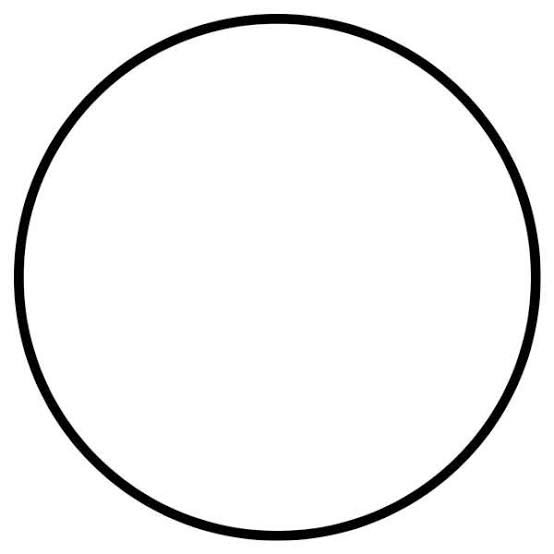
#> input picture datasets/test_images/circle.jpg, 554 x 554 px; its folder holds only this picture in this run
$ python sanity_expert_v8.py --image ../datasets/test_images/circle.jpg
#> lines starting #> are read from the running program, lines starting #| are printed output that depends on the picture; after the words box and inside, x2 and y2 are one past the last pixel; in counts of white or black regions, pixels touching at a corner belong together
### our_model_code/environment.py
from __future__ import annotations

import cv2
import numpy as np
from typing import Optional, Tuple
from pathlib import Path


class BeadEnvironment:

    ARENA     = 10.0
    BEAD_R    = 0.15
    BOUNDARY  = ARENA - BEAD_R
    MAX_STEPS = 3500

    # Physics
    ACCEL     = 10.0
    MAX_SPEED = 7.0
    FRICTION  = 7.0
    BOUNCE    = 0.15
    DT        = 0.016

    # Coverage
    COV_RADIUS = 0.18
    STRICT_RADIUS = 0.10
    ACCEL_RADIUS = 4.3

    # Reward weights
    R_APPROACH    =  0.10
    R_WAYPOINT    =  0.40
    R_PRECISION   =  0.25   # Gaussian centering reward exp(-(e_lat/0.08)^2)
    R_TANGENT     =  0.15   # Forward velocity alignment with path tangent
    R_TRACK_ERR   = -0.05
    R_OFF_CURVE   = -0.10
    R_BACKTRACK   = -0.05
    R_BOUNDARY    = -0.50
    R_SMOOTH      = -0.005
    R_STEP        = -0.001
    R_COMPLETION  = 50.0
    R_PARTIAL80   = 15.0
    R_INCOMPLETE  = -5.0

    def __init__(self, image_path: Optional[str | list | tuple] = None, seed: int = 42):
        np.random.seed(seed)
        self.seed = seed

        self.pos_x = self.pos_y = 0.0
        self.vel_x = self.vel_y = 0.0
        self.step_count = 0

        self.path_points: np.ndarray = np.empty((0, 2), dtype=float)
        self.path_breaks: set[int]   = set()
        self.covered_points: set[int] = set()

        self.waypoint_idx = 0
        self.prev_dist    = 0.0
        self.prev_action  = np.zeros(2, np.float32)
        self.hit_boundary = False
        self.last_reward_components = self._empty_reward_components()
        self.strict_covered_points: set[int] = set()
        self.no_progress_steps = 0

        self.image_paths = []
        if image_path:
            self._init_image_paths(image_path)
            if self.image_paths:
                self.load_contours(str(np.random.choice(self.image_paths)))
            else:
                self._create_default_path()
        else:
            self._create_default_path()

    def _resolve_candidate(self, p: str | Path) -> Optional[Path]:
        p = Path(p)
        if p.exists():
            return p
        root = Path(__file__).resolve().parent.parent
        candidates = [
            root / p,
            root / "datasets" / "test_images" / p.name,
            root / "datasets" / "research_paper_tracks" / p.name,
            Path("datasets/test_images") / p.name,
        ]
        for c in candidates:
            if c.exists():
                return c
        return None

    def _init_image_paths(self, image_input: str | list | tuple | Path):
        self.image_paths = []
        if isinstance(image_input, (list, tuple)):
            for item in image_input:
                res = self._resolve_candidate(item)
                if res and res.is_file():
                    self.image_paths.append(res)
        elif str(image_input) in ("all_tracks", "tracks", "three_tracks"):
            for t in ["hockenheim_track.png", "montreal_track.png", "yasmarina_track.png"]:
                res = self._resolve_candidate(t)
                if res and res.is_file():
                    self.image_paths.append(res)
        else:
            res = self._resolve_candidate(image_input)
            if res:
                if res.is_dir():
                    for ext in ('*.jpg', '*.jpeg', '*.png', '*.JPG', '*.PNG'):
                        self.image_paths.extend(list(res.glob(ext)))
                elif res.is_file():
                    self.image_paths = [res]

    # [4 lines left out: function _create_default_path, not called in this run]

    def load_contours(self, image_path: str):
        p = Path(image_path)

        # Resolve directory input by selecting a random image file from within it
        if p.is_dir():
            valid_images = []
            for ext in ('*.jpg', '*.jpeg', '*.png', '*.JPG', '*.PNG'):
                valid_images.extend(list(p.glob(ext)))
            if not valid_images:
                print(f"Warning: No valid images found in {image_path}")
                self._create_default_path()
                return
            image_path = str(np.random.choice(valid_images))

        img = cv2.imread(image_path)
        if img is None:
            print(f"Warning: cannot load {image_path}")
            self._create_default_path()
            return

        img  = self._resize_img(img)
        h, w = img.shape[:2]
        fg   = self._foreground_mask(img)
        ratio= cv2.countNonZero(fg) / max(1, fg.size)

        paths = self._extract_stroke_paths(fg) if ratio <= 0.20 else []
        if not paths:
            paths = self._extract_contour_paths(fg)
        if not paths:
            self._create_default_path(); return

        infos = [(self._path_length(self._to_arena(p,w,h)), self._to_arena(p,w,h))
                 for p in paths]
        infos = [(l,p) for l,p in infos if l >= 0.1]
        if not infos:
            self._create_default_path(); return

        infos.sort(key=lambda x: x[0], reverse=True)
        total_len = sum(l for l,_ in infos)
        resampled, self.path_breaks = [], set()
        for ln, pts in infos:
            n  = max(20, int(350*ln/total_len))
            rp = self._resample(pts, n)
            if resampled:
                self.path_breaks.add(sum(len(p) for p in resampled))
            resampled.append(rp)

        self.path_points = np.vstack(resampled).astype(float)

    @staticmethod
    def _resize_img(img, max_dim=1200):
        h,w=img.shape[:2]; m=max(h,w)
        if m<=max_dim: return img
        s=max_dim/m
        return cv2.resize(img,(max(1,round(w*s)),max(1,round(h*s))),interpolation=cv2.INTER_AREA)

    @staticmethod
    def _foreground_mask(img):
        gray=cv2.cvtColor(img,cv2.COLOR_BGR2GRAY)
        blurred=cv2.GaussianBlur(gray,(5,5),0)
        border=np.concatenate([blurred[0,:],blurred[-1,:],blurred[:,0],blurred[:,-1]])
        mode=cv2.THRESH_BINARY_INV if np.median(border)>=127 else cv2.THRESH_BINARY
        _,fg=cv2.threshold(blurred,0,255,mode+cv2.THRESH_OTSU)
        return cv2.morphologyEx(fg,cv2.MORPH_CLOSE,np.ones((3,3),np.uint8))

    def _extract_stroke_paths(self, fg):
        skel=self._zhang_suen(fg)
        n,lbl,stats,_=cv2.connectedComponentsWithStats(skel,connectivity=8)
        paths=[]
        for cid in range(1,n):
            if stats[cid,cv2.CC_STAT_AREA]<10: continue
            mask=(lbl==cid).astype(np.uint8)
            op=self._order_skeleton(mask)
            if len(op)>=2: paths.append(op)
        return paths

    # [10 lines left out: function _extract_contour_paths, not called in this run]

    @staticmethod
    def _zhang_suen(fg,max_iter=200):
        img=(fg>0).astype(np.uint8); img[[0,-1],:]=0; img[:,[0,-1]]=0
        def T(a,b): return ((a==0)&(b==1)).astype(np.uint8)
        for _ in range(max_iter):
            changed=False
            for step in(0,1):
                p2=img[:-2,1:-1];p3=img[:-2,2:];p4=img[1:-1,2:];p5=img[2:,2:]
                p6=img[2:,1:-1];p7=img[2:,:-2];p8=img[1:-1,:-2];p9=img[:-2,:-2];p1=img[1:-1,1:-1]
                nc=p2+p3+p4+p5+p6+p7+p8+p9
                tc=T(p2,p3)+T(p3,p4)+T(p4,p5)+T(p5,p6)+T(p6,p7)+T(p7,p8)+T(p8,p9)+T(p9,p2)
                if step==0: rm=(p1==1)&(nc>=2)&(nc<=6)&(tc==1)&((p2*p4*p6)==0)&((p4*p6*p8)==0)
                else:       rm=(p1==1)&(nc>=2)&(nc<=6)&(tc==1)&((p2*p4*p8)==0)&((p2*p6*p8)==0)
                if np.any(rm): img[1:-1,1:-1][rm]=0; changed=True
            if not changed: break
        return img

    @staticmethod
    def _order_skeleton(mask):
        pixels=[tuple(map(int,p)) for p in np.argwhere(mask>0)]
        if len(pixels)<=1: return np.empty((0,2),float)
        pset=set(pixels)
        off=[(-1,-1),(-1,0),(-1,1),(0,-1),(0,1),(1,-1),(1,0),(1,1)]
        def nbrs(p): y,x=p; return [n for n in[(y+dy,x+dx) for dy,dx in off] if n in pset]
        degs={p:len(nbrs(p)) for p in pixels}
        eps=[p for p,d in degs.items() if d==1]
        start=min(eps or pixels,key=lambda p:(p[1],p[0]))
        path,vis,prev,cur=[start],{start},None,start
        for _ in range(len(pixels)+2):
            cands=[n for n in nbrs(cur) if n!=prev]
            unvis=[n for n in cands if n not in vis]
            if not unvis:
                if not eps and start in cands and len(path)>2: path.append(start)
                break
            def sc(n,prev=prev,cur=cur):
                if prev is None: return(n[1],n[0])
                dy0,dx0=cur[0]-prev[0],cur[1]-prev[1]; dy1,dx1=n[0]-cur[0],n[1]-cur[1]
                n0=max(1e-6,(dy0**2+dx0**2)**.5); n1=max(1e-6,(dy1**2+dx1**2)**.5)
                return(-(dy0*dy1+dx0*dx1)/(n0*n1),n1)
            nxt=min(unvis,key=sc); prev,cur=cur,nxt; path.append(cur); vis.add(cur)
        return np.array([[x,y] for y,x in path],float)

    def _to_arena(self,pts,w,h):
        s=(2*self.BOUNDARY)/max(1,w-1,h-1)
        out=np.empty_like(pts,float)
        out[:,0]=(pts[:,0]-(w-1)/2)*s; out[:,1]=((h-1)/2-pts[:,1])*s
        return out

    @staticmethod
    def _path_length(pts):
        if len(pts)<=1: return 0.0
        return float(np.sum(np.linalg.norm(np.diff(pts,axis=0),axis=1)))

    @staticmethod
    def _resample(pts, n):
        if len(pts)<=1: return pts
        d=np.sqrt(np.sum(np.diff(pts,axis=0)**2,axis=1))
        cum=np.concatenate([[0],np.cumsum(d)]); tot=cum[-1]
        if tot==0: return pts
        ts=np.linspace(0,tot,n)
        idx=np.clip(np.searchsorted(cum,ts)-1,0,len(pts)-2)
        seg=np.where(cum[idx+1]-cum[idx]>0,(ts-cum[idx])/(cum[idx+1]-cum[idx]+1e-12),0)
        return pts[idx]+seg[:,None]*(pts[idx+1]-pts[idx])

    # [246 lines left out: functions reset, step, _observe, _dist_to_waypoint, _local_path_info, _reward and 1 more, not called in this run]

    def get_coverage(self): return self.waypoint_idx / max(1, len(self.path_points) - 1)

    @staticmethod
    def _empty_reward_components():
        return {k:0.0 for k in
                ["approach","waypoint","precision","tangent","tracking_error",
                 "off_curve","backtrack","boundary","smooth","step_cost",
                 "completion","partial80","incomplete","total"]}

    # [20 lines left out: functions _get_episode_reward, _find_closest_path_point, calculate_trace_reward, not called in this run]

### our_model_code/bead_gym_env.py
"""Continuous Gymnasium wrapper for BeadEnvironment."""
from __future__ import annotations
import numpy as np
import gymnasium as gym
from gymnasium import spaces
from environment import BeadEnvironment

OBS_DIM = 16

class BeadTraceEnv(gym.Env):
    metadata = {"render_modes": []}

    def __init__(self, image_path: str | list | tuple | None = None, seed: int = 42):
        super().__init__()
        self._env = BeadEnvironment(image_path=image_path, seed=seed)
        self._image_path = image_path
        self._seed = seed
        self.observation_space = spaces.Box(-1.0, 1.0, shape=(OBS_DIM,), dtype=np.float32)
        self.action_space = spaces.Box(-1.0, 1.0, shape=(2,), dtype=np.float32)

    # [4 lines left out: function reset, not called in this run]

    def step(self, action):
        obs, reward, terminated, truncated, info = self._env.step(action)
        return np.clip(obs, -1.0, 1.0).astype(np.float32), float(reward), terminated, truncated, info

    def render(self): pass
    def close(self): pass

# [4 lines left out: function make_env, not called in this run]

### our_model_code/sanity_expert_v8.py
import sys
import argparse, numpy as np
from pathlib import Path

_this_dir = Path(__file__).resolve().parent
_root_dir = _this_dir.parent
if str(_this_dir) not in sys.path:
    sys.path.insert(0, str(_this_dir))

from bead_gym_env import BeadTraceEnv
from geometry_utils import points_to_polyline_distance

def resolve_path(p, subfolders=("results/models", "datasets/test_images")):
#> called with p = '../datasets/test_images/circle.jpg', subfolders = ('results/models', 'datasets/test_images')
    if not p:
        return p
    for candidate in [p, str(_root_dir / p), *[str(_root_dir / folder / Path(p).name) for folder in subfolders], *[f"{folder}/{Path(p).name}" for folder in subfolders]]:
        if Path(candidate).exists():
            return str(candidate)
    return p

p=argparse.ArgumentParser();p.add_argument("--image",default="path1.jpeg");p.add_argument("--episodes",type=int,default=5);a=p.parse_args()
a.image = resolve_path(a.image)
vals=[]
for ep in range(a.episodes):
    env=BeadTraceEnv(a.image,100+ep);obs,_=env.reset();c=env._env
#> in load_contours, img is the input picture: shape (554, 554, 3); min 0, max 255, mean 241.8
#> in _foreground_mask, `border=np.concatenate([blurred[0,:],blurred[-1,:],blurred[:,0],blurred..`: border = 2216 values from 255 to 255
#> in _foreground_mask, `mode=cv2.THRESH_BINARY_INV if np.median(border)>=127 else cv2.THRESH_B..`: mode = 1
#> in _foreground_mask, `_,fg=cv2.threshold(blurred,0,255,mode+cv2.THRESH_OTSU)`:
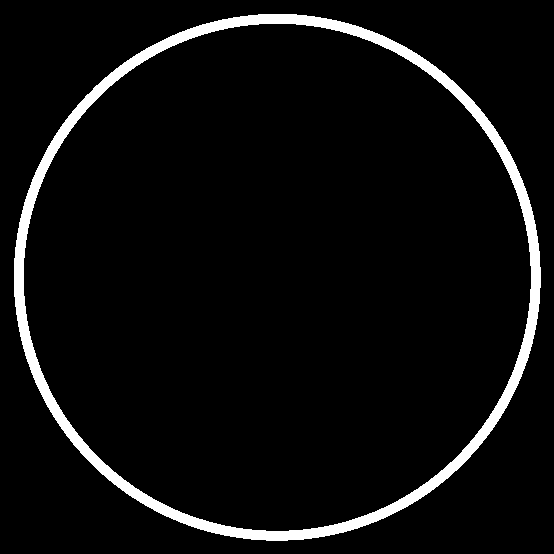
#> fg: shape (554, 554); 5.3% white; 1 white region, box (x1, y1, x2, y2) and area: (14, 14, 541, 541) 16350
#> in load_contours, `ratio= cv2.countNonZero(fg) / max(1, fg.size)`: ratio = 0.0533
#> after the loop in _zhang_suen, `for _ in range(max_iter):`:
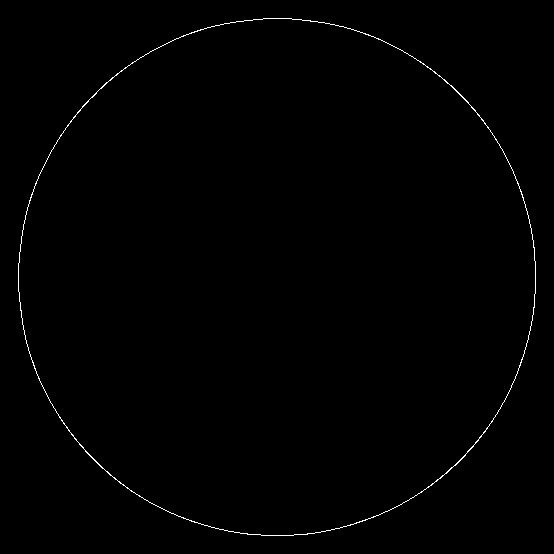
#> img: shape (554, 554); values 0 (black) and 1 (white), 0.54% white in thin lines or dots, all inside (x1, y1, x2, y2) = (18, 18, 536, 536)
#> after the loop in _zhang_suen, `for _ in range(max_iter):`:
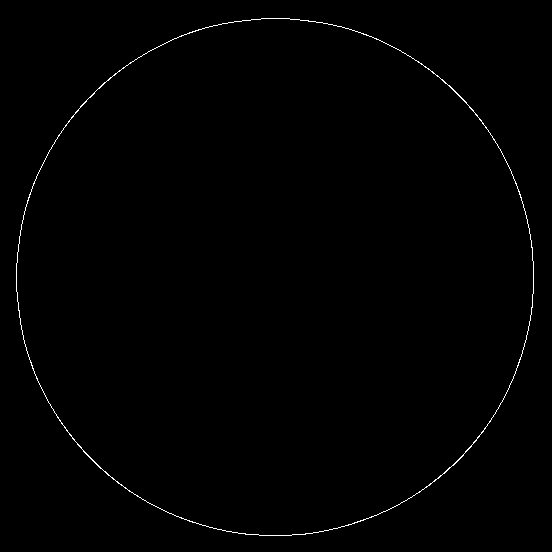
#> p3: shape (552, 552); values 0 (black) and 1 (white), 0.54% white in thin lines or dots, all inside (x1, y1, x2, y2) = (16, 18, 534, 536)
#> after the loop in _zhang_suen, `for _ in range(max_iter):`:
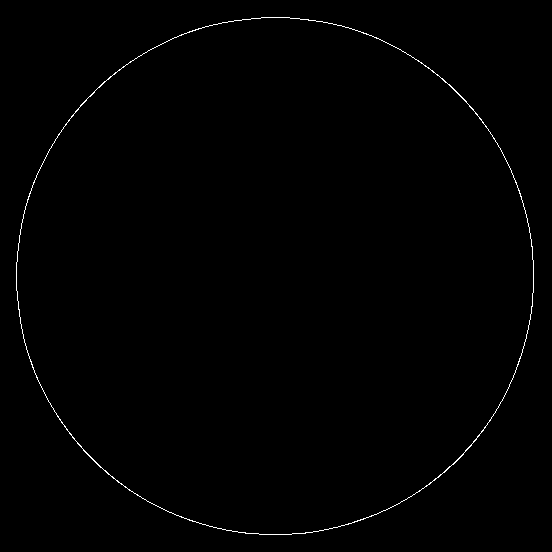
#> p4: shape (552, 552); values 0 (black) and 1 (white), 0.54% white in thin lines or dots, all inside (x1, y1, x2, y2) = (16, 17, 534, 535)
#> after the loop in _zhang_suen, `for _ in range(max_iter):`:
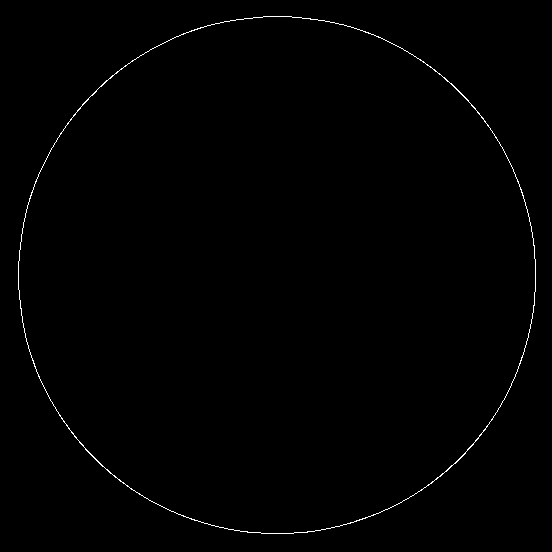
#> p7: shape (552, 552); values 0 (black) and 1 (white), 0.54% white in thin lines or dots, all inside (x1, y1, x2, y2) = (18, 16, 536, 534)
#> after the loop in _zhang_suen, `for _ in range(max_iter):`:
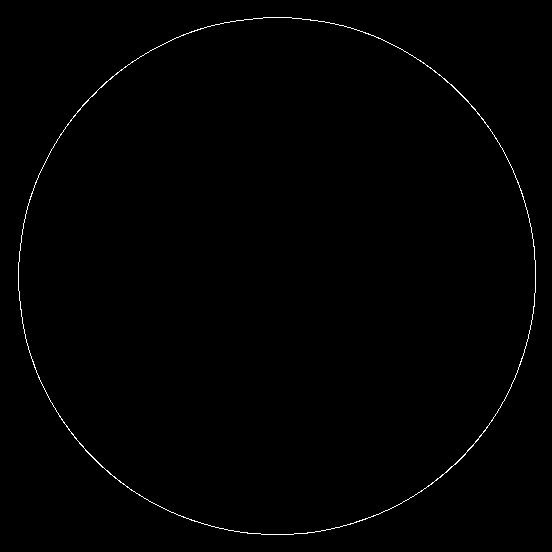
#> p8: shape (552, 552); values 0 (black) and 1 (white), 0.54% white in thin lines or dots, all inside (x1, y1, x2, y2) = (18, 17, 536, 535)
#> after the loop in _zhang_suen, `for _ in range(max_iter):`:
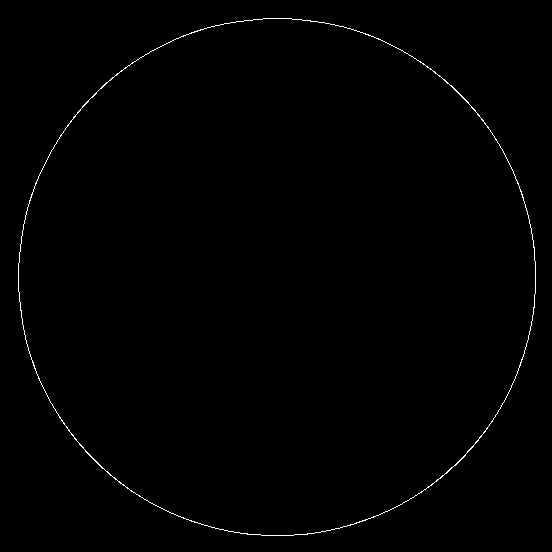
#> p9: shape (552, 552); values 0 (black) and 1 (white), 0.54% white in thin lines or dots, all inside (x1, y1, x2, y2) = (18, 18, 536, 536)
#> in _extract_stroke_paths, `n,lbl,stats,_=cv2.connectedComponentsWithStats(skel,connectivity=8)`: n = 2; stats = [[0, 0, 554, 554, 305260], [18, 18, 518, 518, 1656]]
#> the loop in _extract_stroke_paths, `for cid in range(1,n):` made 1 pass
#> the loop in load_contours, `for ln, pts in infos:` made 1 pass
#> ln on pass 1: 61
#> (the run stopped early here; a loop or call above may not have finished)

$ run again, on datasets/test_images/test_shape.jpg
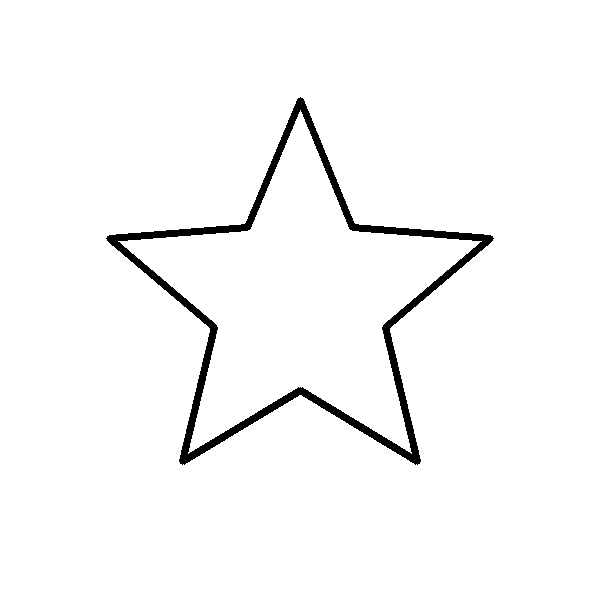
#> input picture datasets/test_images/test_shape.jpg, 600 x 600 px
#> in load_contours, img is the input picture: shape (600, 600, 3); min 0, max 255, mean 248.2
#> border = 2400 values from 255 to 255
#> mode = 1
#> in _foreground_mask, `_,fg=cv2.threshold(blurred,0,255,mode+cv2.THRESH_OTSU)`:
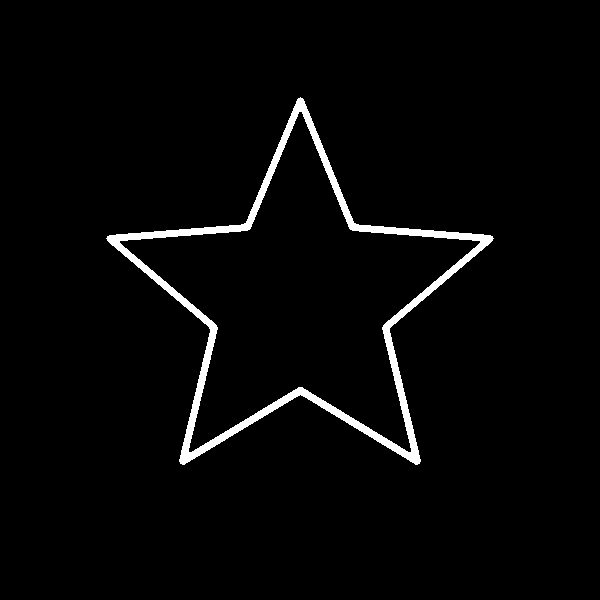
#> fg: shape (600, 600); 2.7% white; 1 white region, box (x1, y1, x2, y2) and area: (106, 97, 494, 465) 9568
#> ratio = 0.0266
#> after the loop in _zhang_suen, `for _ in range(max_iter):`:
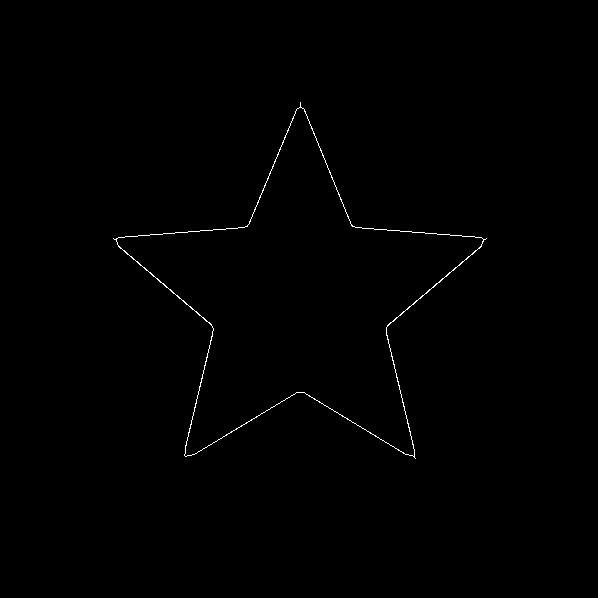
#> p9: shape (598, 598); values 0 (black) and 1 (white), 0.39% white in thin lines or dots, all inside (x1, y1, x2, y2) = (113, 102, 487, 459)
#> n = 2; stats = [[0, 0, 600, 600, 358612], [113, 102, 374, 357, 1388]]
#> the loop in _extract_stroke_paths, `for cid in range(1,n):` made 1 pass
#> the loop in load_contours, `for ln, pts in infos:` made 1 pass
#> ln on pass 1: 9.42

$ run again, on datasets/test_images/triangle.png
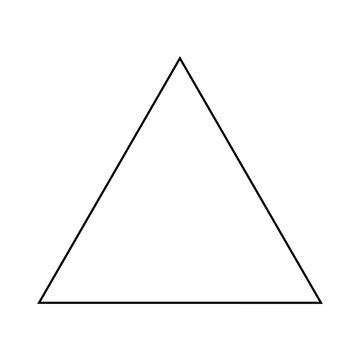
#> input picture datasets/test_images/triangle.png, 360 x 360 px
#> in load_contours, img is the input picture: shape (360, 360, 3); min 0, max 255, mean 251.3
#> border = 1440 values from 255 to 255
#> mode = 1
#> in _foreground_mask, `_,fg=cv2.threshold(blurred,0,255,mode+cv2.THRESH_OTSU)`:
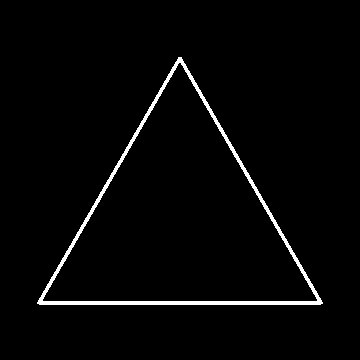
#> fg: shape (360, 360); 2.5% white; 1 white region, box (x1, y1, x2, y2) and area: (37, 57, 323, 305) 3177
#> ratio = 0.0246
#> after the loop in _zhang_suen, `for _ in range(max_iter):`:
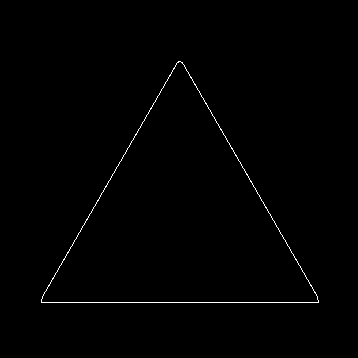
#> p9: shape (358, 358); values 0 (black) and 1 (white), 0.61% white in thin lines or dots, all inside (x1, y1, x2, y2) = (41, 61, 319, 303)
#> n = 2; stats = [[0, 0, 360, 360, 128814], [41, 61, 278, 242, 786]]
#> the loop in _extract_stroke_paths, `for cid in range(1,n):` made 1 pass
#> the loop in load_contours, `for ln, pts in infos:` made 1 pass
#> ln on pass 1: 48.01
